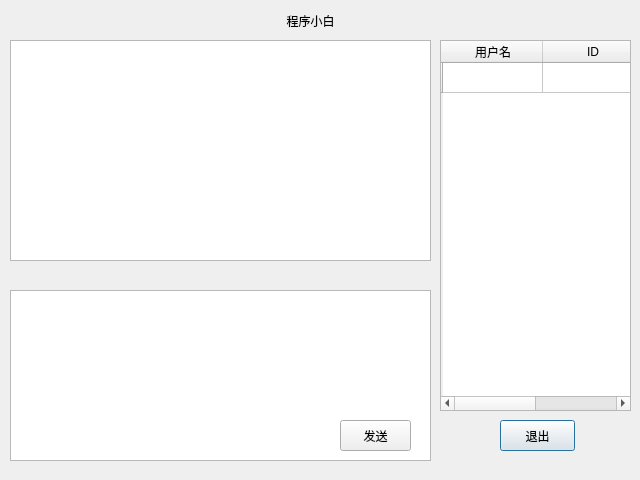
<?xml version="1.0" encoding="UTF-8"?>
<ui version="4.0">
 <class>Widget</class>
 <widget class="QDialog" name="Widget">
  <property name="geometry">
   <rect>
    <x>0</x>
    <y>0</y>
    <width>640</width>
    <height>480</height>
   </rect>
  </property>
  <property name="windowTitle">
   <string>用户</string>
  </property>
  <widget class="QTextBrowser" name="msg_Browser">
   <property name="geometry">
    <rect>
     <x>10</x>
     <y>40</y>
     <width>421</width>
     <height>221</height>
    </rect>
   </property>
  </widget>
  <widget class="QTextEdit" name="msg_Edit">
   <property name="geometry">
    <rect>
     <x>10</x>
     <y>290</y>
     <width>421</width>
     <height>171</height>
    </rect>
   </property>
  </widget>
  <widget class="QTableWidget" name="tableWidget">
   <property name="geometry">
    <rect>
     <x>440</x>
     <y>40</y>
     <width>191</width>
     <height>371</height>
    </rect>
   </property>
   <row>
    <property name="text">
     <string/>
    </property>
   </row>
   <column>
    <property name="text">
     <string>用户名</string>
    </property>
   </column>
   <column>
    <property name="text">
     <string>ID</string>
    </property>
   </column>
  </widget>
  <widget class="QToolButton" name="Send_btn">
   <property name="geometry">
    <rect>
     <x>340</x>
     <y>420</y>
     <width>71</width>
     <height>31</height>
    </rect>
   </property>
   <property name="text">
    <string>发送</string>
   </property>
  </widget>
  <widget class="QPushButton" name="Exit_btn">
   <property name="geometry">
    <rect>
     <x>500</x>
     <y>420</y>
     <width>75</width>
     <height>31</height>
    </rect>
   </property>
   <property name="layoutDirection">
    <enum>Qt::LeftToRight</enum>
   </property>
   <property name="text">
    <string>退出</string>
   </property>
  </widget>
  <widget class="QLabel" name="label">
   <property name="geometry">
    <rect>
     <x>270</x>
     <y>10</y>
     <width>81</width>
     <height>21</height>
    </rect>
   </property>
   <property name="text">
    <string>程序小白</string>
   </property>
   <property name="alignment">
    <set>Qt::AlignCenter</set>
   </property>
  </widget>
 </widget>
 <resources/>
 <connections/>
</ui>
